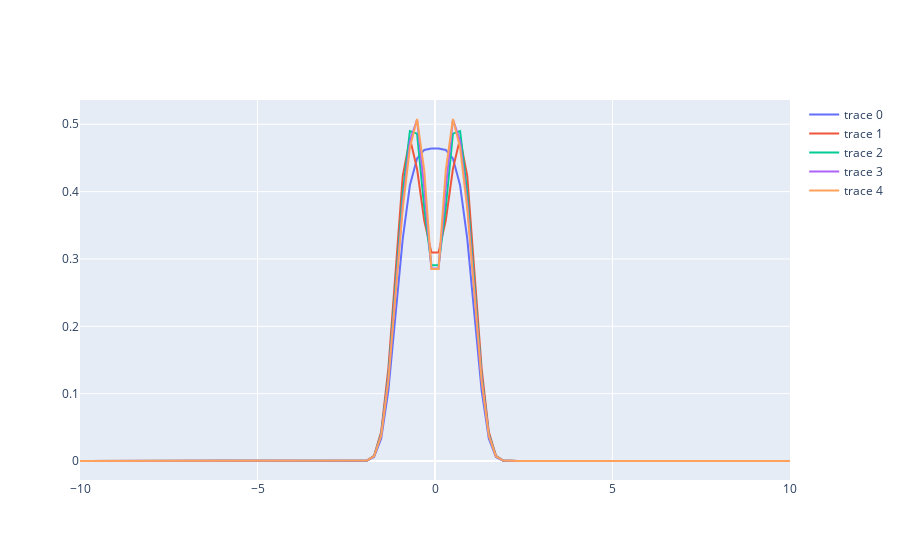

Notebook code for this chart:
### Code cell
def integrate(x, y):
    area = 0.0
    for i in range(len(x)-1):
        area += (y[i+1] + y[i]) / 2.0 * (x[i+1] - x[i])
    return area

def test_pdf(x, m, v, a):
    xx = x * x
    results = 2.0 * stats.norm.pdf(xx) * stats.norm.cdf(a*xx)
    return results / integrate(x, results)

x = np.linspace(-10.0, 10.0, 100)
fig = make_subplots()

for a in np.linspace(0.0, 10.0, 5):
    results = test_pdf(x, 1, 1, a)
    fig.add_trace(
        go.Scatter(x=x, y=results)
    )

    print(integrate(x, results))

fig.show()
